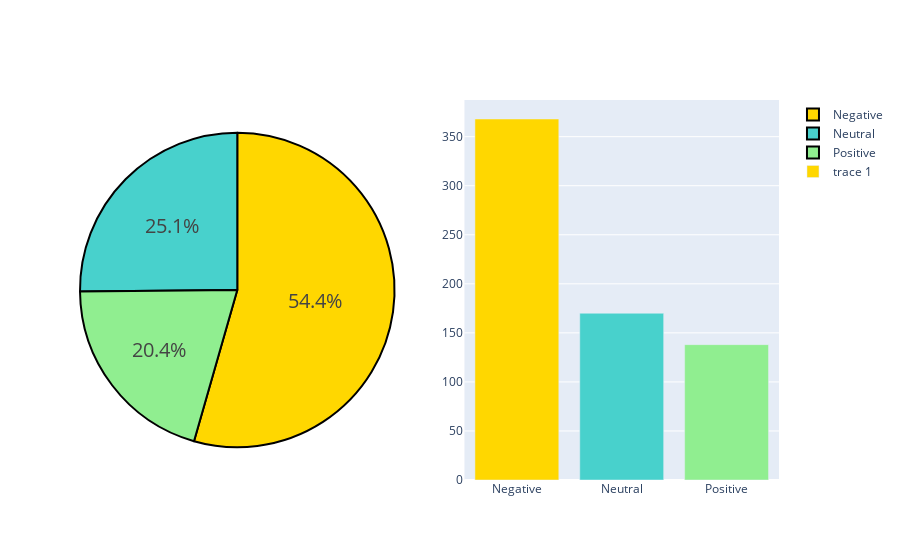

Notebook code for this chart:
### Code cell
fig = make_subplots(rows=1, cols=2, specs=[[{"type": "pie"}, {"type": "bar"}]])
colors = ['gold', 'mediumturquoise', 'lightgreen'] # darkorange
fig.add_trace(go.Pie(labels=df.label_name.value_counts().index,
                             values=df.label.value_counts().values), 1, 1)

fig.update_traces(hoverinfo='label+percent', textfont_size=20,
                  marker=dict(colors=colors, line=dict(color='#000000', width=2)))

fig.add_trace(go.Bar(x=df.label_name.value_counts().index, y=df.label.value_counts().values, marker_color = colors), 1,2)

fig.show()

### Figure 1 — Plotly figure (JSON) as saved in the notebook; plotly's stock layout.template omitted (floating-point values rounded to 4 significant figures)
{"data": [{"domain": {"x": [0, 0.45], "y": [0, 1]}, "hoverinfo": "label+percent", "labels": ["Negative", "Neutral", "Positive"], "marker": {"colors": ["gold", "mediumturquoise", "lightgreen"], "line": {"color": "#000000", "width": 2}}, "textfont": {"size": 20}, "type": "pie", "values": [368, 170, 138]}, {"marker": {"color": ["gold", "mediumturquoise", "lightgreen"]}, "type": "bar", "x": ["Negative", "Neutral", "Positive"], "xaxis": "x", "y": [368, 170, 138], "yaxis": "y"}], "layout": {"xaxis": {"anchor": "y", "domain": [0.55, 1]}, "yaxis": {"anchor": "x", "domain": [0, 1]}}}
